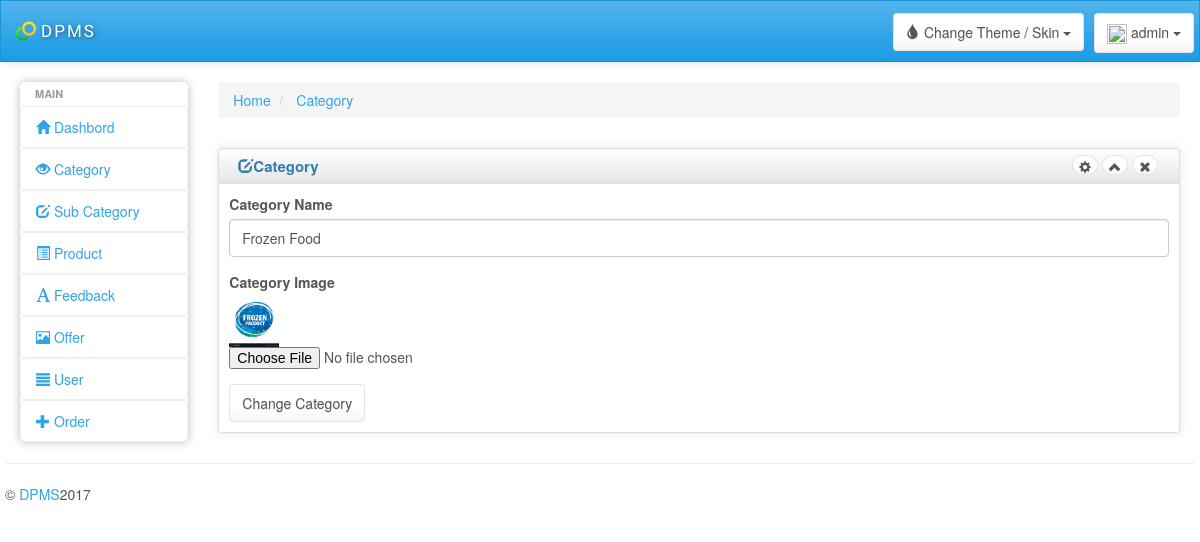
The app's page /Admin/category_edit.php?edit=9 (signed in) with its own data.
### tables this page shows
CREATE TABLE `category_tb` (
  `c_id` int(11) NOT NULL AUTO_INCREMENT,
  `user_id` int(11) DEFAULT NULL,
  `c_name` varchar(50) NOT NULL,
  `c_img` text NOT NULL,
  PRIMARY KEY (`c_id`),
  UNIQUE KEY `c_id` (`c_id`)
);

### Admin/category_edit.php (the view, shortened to what this page needs)
<?php ob_start();
include_once("connection.php");?>
<!DOCTYPE html>
<html lang="en">
<head>
   <?php include_once("link.php"); ?>
</head>
<body>
    <div class="navbar navbar-default" role="navigation">
<?php include_once("header.php");?>
    </div>
<div class="ch-container">
    <div class="row">
        <div class="col-sm-2 col-lg-2">
            <?php include_once("side_bar.php");?>
        </div>
        <div id="content" class="col-lg-10 col-sm-10">
            <div>
    <ul class="breadcrumb">
        <li>
            <a href="#">Home</a>
        </li>
        <li>
            <a href="#">Category</a>
        </li>
    </ul>
</div>
<?php
$s = "select * from category_tb where c_id = '$_REQUEST[edit]'";
$r = $con->query($s);
foreach($r as $c);
?>
<div class="row">
<div class="box col-md-12">
        <div class="box-inner">
            <div class="box-header well" data-original-title="">
                <h2><i class="glyphicon glyphicon-edit"></i>Category</h2>
                <div class="box-icon">
                    <a href="#" class="btn btn-setting btn-round btn-default"><i
                            class="glyphicon glyphicon-cog"></i></a>
                    <a href="#" class="btn btn-minimize btn-round btn-default"><i
                            class="glyphicon glyphicon-chevron-up"></i></a>
                    <a href="#" class="btn btn-close btn-round btn-default"><i
                            class="glyphicon glyphicon-remove"></i></a>
                </div>
            </div>
            <div class="box-content">
                <form role="form" method="post" enctype="multipart/form-data">
                    <div class="form-group">
                        <label for="exampleInputEmail1">Category Name</label>
                        <input type="text" class="form-control" id="exampleInputEmail1" placeholder="Enter Category Name" name="t1" value="<?php echo $c["c_name"];?>">
                    </div>
                    <div class="form-group">
                        <label for="exampleInputFile">Category Image</label>
						<br/>
						<img src="img/<?php echo $c["c_img"];?>" width="50px" height="50px" />
						<br/>
                        <input type="file" id="exampleInputFile" name="t2">
                    </div>
                    <button type="submit" class="btn btn-default" name="sub1">Change Category</button>
                </form>
            </div>
        </div>
    </div>
	</div>
</div>
    <div class="row">
    </div>
    <hr>
    <footer class="row">
        <?php include_once("footer.php");?>
    </footer>
</div>
</body>
</html>

### Admin/css/charisma-app.css (style rules this page uses)
.ch-container { padding: 0 15px; }
.box { margin-top: 10px; margin-bottom: 10px; }
.box-inner { border: 1px solid #DEDEDE; border-radius: 3px; -webkit-border-radius: 3px; -moz-border-radius: 3px; box-shadow: 0 0 10px rgba(189, 189, 189, 0.4); -webkit-box-shadow: 0 0 10px rgba(189, 189, 189, 0.4); -moz-box-shadow: 0 0 10px rgba(189, 189, 189, 0.4); }
.box-header { border: none; padding-top: 5px; border-bottom: 1px solid #DEDEDE; border-radius: 3px 3px 0 0; -webkit-border-radius: 3px 3px 0 0; -moz-border-radius: 3px 3px 0 0; height: 35px; min-height: 35px !important; margin-bottom: 0; font-weight: bold; font-size: 16px; background: -moz-linear-gradient(top, rgba(255, 255, 255, 0) 0%, rgba(0, 0, 0, 0.1) 100%); background: -webkit-gradient(linear, left top, left bottom, color-stop(0%, rgba(255, 255, 255, 0)), color-stop(100%, rgba(0, 0, 0, 0.1))); background: -webkit-linear-gradient(top, rgba(255, 255, 255, 0) 0%, rgba(0, 0, 0, 0.1) 100%); background: -o-linear-gradient(top, rgba(255, 255, 255, 0) 0%, rgba(0, 0, 0, 0.1) 100%); background: -ms-linear-gradient(top, rgba(255, 255, 255, 0) 0%, rgba(0, 0, 0, 0.1) 100%); background: linear-gradient(to bottom, rgba(255, 255, 255, 0) 0%, rgba(0, 0, 0, 0.1) 100%); filter: progid:DXImageTransform.Microsoft.gradient(startColorstr='#00ffffff', endColorstr='#1a000000', GradientType=0); }
.box-header h2 { font-size: 15px; width: auto; clear: none; float: left; line-height: 25px; white-space: nowrap; font-weight: bold; margin-top: 0; margin-bottom: 0; }
.box-header h2 > i { margin-top: 1px; }
.box-icon { float: right; }
.box-icon a { clear: none; float: left; margin: 0 2px; height: 20px; width: 5px; margin-top: 1px; }
.box-icon a i { margin-left: -6px; top: -1px; }
.box-content { padding: 10px; }
.btn-round { border-radius: 40px; -webkit-border-radius: 40px; -moz-border-radius: 40px; font-size: 12px; padding-top: 4px; }
footer { clear: both; }
.navbar { border-radius: 0; }
@media only screen and (min-width: 980px) { a, button, input[type=submit], input[type=button], .product-img { -webkit-transition: .5s; -moz-transition: .5s; -ms-transition: .5s; -o-transition: .5s; transition: .5s; } }
@media only screen and (min-width: 980px) { .ch-container { padding: 0 20px; } }

### records on screen
category_tb: t1 "Frozen Food", c_img (picture)

### other values on screen
$_SESSION["login"] "admin"
